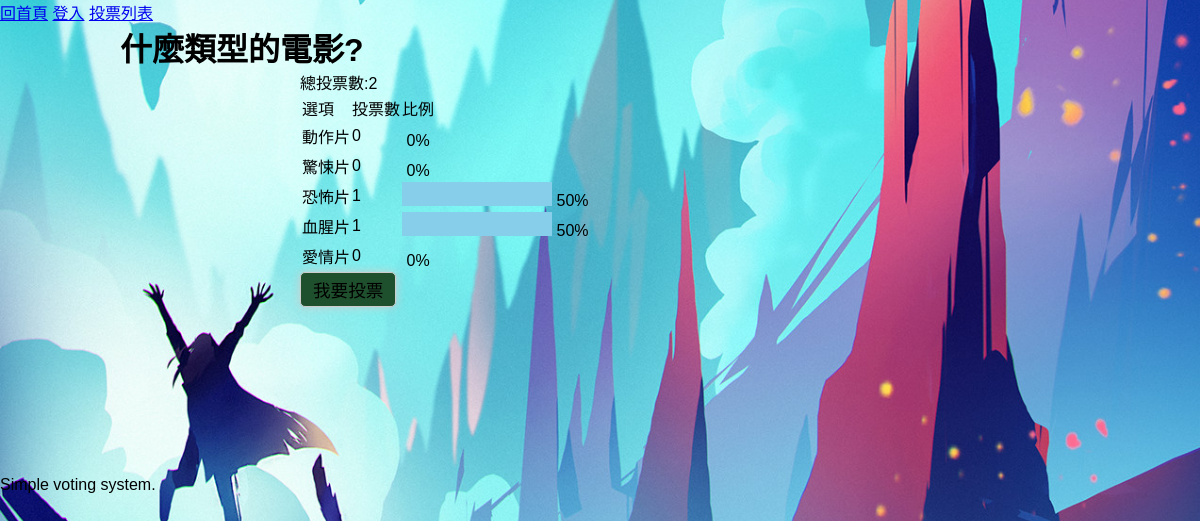
/?do=vote_result&id=2, run on the app's committed database.
### tables this page shows
CREATE TABLE `subjects` (
  `id` int(11) UNSIGNED NOT NULL,
  `subject` varchar(128) NOT NULL,
  `type_id` int(11) NOT NULL,
  `multiple` tinyint(1) NOT NULL DEFAULT 0,
  `mulit_limit` tinyint(2) NOT NULL DEFAULT 1,
  `start` date NOT NULL,
  `end` date NOT NULL,
  `total` int(11) UNSIGNED NOT NULL DEFAULT 0
);

CREATE TABLE `options` (
  `id` int(11) UNSIGNED NOT NULL,
  `option` varchar(128) NOT NULL,
  `subject_id` int(11) NOT NULL,
  `total` int(11) NOT NULL DEFAULT 0
);

### api/base.php (called while the page is built, shortened)
<?php
function pdo(){
    $dsn="mysql:host=localhost;charset=utf8;dbname=vote";
    return new PDO($dsn,'root','');
}
function all($table,...$arg){
    $pdo=pdo();
    $sql="SELECT * FROM $table ";
    switch(count($arg)){
        case 1:
            if(is_array($arg[0]) && !empty($arg[0])){
                foreach($arg[0] as $key => $value){
                    $tmp[]="`$key`='$value'";
                }
                $sql.=" WHERE ". implode(" AND " ,$tmp);
            }elseif(empty($arg[0])){
            }else{
                $sql.=$arg[0];
            }
        break;
        }
        return $pdo->query($sql)->fetchAll(PDO::FETCH_ASSOC);
    }
function find($table,$arg){
    $pdo=pdo();
    $sql="SELECT * FROM $table WHERE ";
        if(is_array($arg)){
            foreach($arg as $key => $value){
                $tmp[]="`$key`='$value'";
            }
            $sql.=implode(" AND " ,$tmp);
        }else{
            $sql.=" `id`='$arg'";
        }
        return $pdo->query($sql)->fetch(PDO::FETCH_ASSOC);
    }
?>

### front/vote_result.php (the view)
<?php
$subject=find("subjects",$_GET['id']);
$opts=all("options",['subject_id'=>$_GET['id']]);
?>
<h1 class="text-center"><?=$subject['subject'];?></h1>
<div style="width:600px;margin:auto">
    <div>總投票數:<?=$subject['total'];?></div>
    <table class="result-table">
        <tr>
            <td>選項</td>
            <td>投票數</td>
            <td>比例</td>
        </tr>
        <?php
        foreach($opts as $opt){
            $total=($subject['total']==0)?1:$subject['total'];
            $rate=$opt['total']/$total;
        ?>
        <tr>
            <td><?=$opt['option'];?></td>
            <td><?=$opt['total'];?></td>
            <td>
                <div style="display:inline-block;height:24px;background:skyblue;width:<?=300*$rate;?>px;"></div>
                <?=($rate*100) . "%";?>
            </td>
        </tr>
        <?php
        }
        ?>
    </table>
    <button class="btn btn-info" onclick="location.href='?do=vote&id=<?=$_GET['id'];?>'">我要投票</button>
</div>

### index.php (shortened to what this page needs)
<?php include_once "./api/base.php"; ?>
<!DOCTYPE html>
<html lang="en">
<head>
    <link rel="stylesheet" href="./css/basic.css">
    <link rel="stylesheet" href="./css/front.css">
</head>
<body>
    <div id="header">
        <?php
        include "./layout/front_nav.php";
        ?>
    </div>
    <div id="container">
        <?php
        if (isset($_GET['do'])) {
            $file = './front/' . $_GET['do'] . ".php";
        }
        if (isset($file) && file_exists($file)) {
            include $file;
        } else {
            include "./front/vote_list.php";
        }
        ?>
    </div>
    <div>
        <?php include "./layout/footer.php"; ?>
    </div>
</body>
</html>

### layout/front_nav.php
<nav>
        <a href="index.php">回首頁</a>
        <a href="index.php">登入</a>
        <a href="index.php">投票列表</a>
    </nav>

### layout/footer.php
<footer>
    <div class="right">Simple voting system.</div>
</footer>

### css/basic.css (style rules this page uses)
* { margin: 0; padding: 0; list-style-type: none; box-sizing: border-box; font-family: Arial, Helvetica, sans-serif; }
body { background-image: url(../upload/stephanie-stutz-salvation-v05\ \(2\).jpg); background-repeat: no-repeat; background-attachment: fixed; background-position: center; background-size: cover; }
#container { width: 80%; margin: auto; min-width: 100px; }
.btn { padding: 0.25rem 0.75rem; font-size: 1.1rem; box-shadow: 0 0 10px #ccc; display: inline-block; border: 1px solid #ccc; border-radius: 5px; background-color: aqua; }
.btn.btn-info { background-color: rgb(31, 80, 45); }

### css/front.css (style rules this page uses)
#container { min-height: calc(100vh - 300px - 3rem); }

### data on the page
subjects: subject "什麼類型的電影?", total "2"
options: option "動作片", total "0", $rate*100 "0"
options: option "驚悚片", total "0", $rate*100 "0"
options: option "恐怖片", total "1", $rate*100 "50"
options: option "血腥片", total "1", $rate*100 "50"
options: option "愛情片", total "0", $rate*100 "0"
